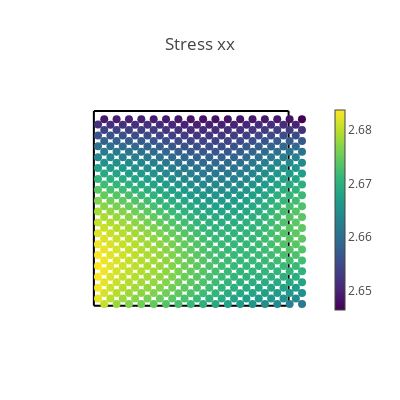
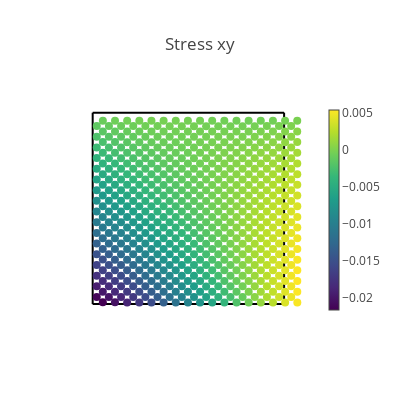
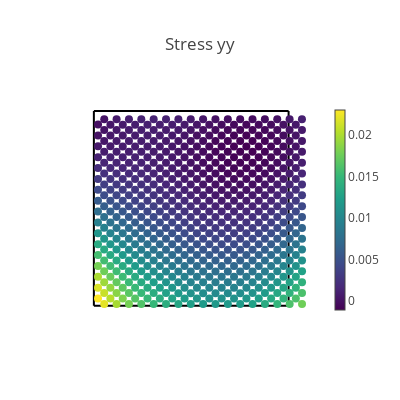
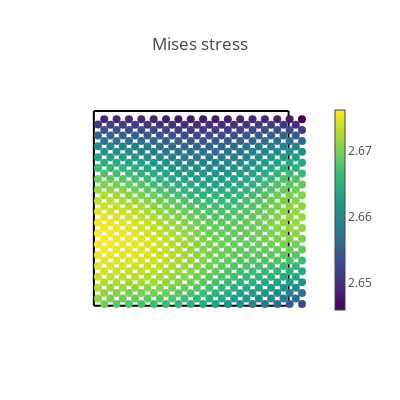

Notebook code cell kept with these figures, in order:
### Markdown cell above
## Visualization of results

### Code cell
# Create a validation domain different from the training domain
val_x, val_y = np.meshgrid(np.linspace(0, 2*L, 50), np.linspace(0, 2*L, 50))
val_domain = np.vstack([val_x.ravel(), val_y.ravel()]).T

mask_right_top = np.tan(alpha)*(-val_domain[:, 0]+(1/np.tan(alpha)*3*L*np.sin(alpha))) >= val_domain[:,1]
mask_left_top = np.tan(alpha)*(val_domain[mask_right_top][:, 0]+(1/np.tan(alpha)*L*np.sin(alpha))) >= val_domain[mask_right_top][:, 1]
mask_right_bottom = np.tan(alpha)*(val_domain[mask_right_top][mask_left_top][:, 0] - (1/np.tan(alpha)*L*np.sin(alpha))) <= val_domain[mask_right_top][mask_left_top][:,1]
mask_left_bottom = np.tan(alpha)*(-val_domain[mask_right_top][mask_left_top][mask_right_bottom][:, 0] + (1/np.tan(alpha)*L*np.sin(alpha))) <= val_domain[mask_right_top][mask_left_top][mask_right_bottom][:,1]
val = torch.tensor(point_rotation(-1/4*np.pi, val_domain[mask_right_top][mask_left_top][mask_right_bottom][mask_left_bottom]), requires_grad=True).double()


# Compute model predictions on the validation domain
disp = net(val)
def_val = val + disp
#def_val = torch_point_rotation(torch.tensor(-beta - 1/4*np.pi), def_val)
stress = torch.vmap(sigma)(val)
rotated_stress= torch.einsum('ij, ...ik, kl -> ...jk', Rot_matrix.T, stress, Rot_matrix)
stress = rotated_stress
mises = torch.sqrt(
    stress[:, 0, 0] ** 2
    + stress[:, 1, 1] ** 2
    - stress[:, 0, 0] * stress[:, 1, 1]
    + 3 * stress[:, 0, 1] ** 2
)
# print([loss.item() for loss in compute_les(val)])

@torch.no_grad()
def make_plot(x, y, variable, title, cmap=sequential.Viridis, size=8.0):
    fig = go.Figure()

    rotated_left_top = torch_point_rotation(torch.tensor(-beta - 1/4*np.pi), left_top)
    rotated_left_bottom = torch_point_rotation(torch.tensor(-beta - 1/4*np.pi), left_bottom)
    rotated_right_top = torch_point_rotation(torch.tensor(-beta - 1/4*np.pi), right_top)
    rotated_right_bottom = torch_point_rotation(torch.tensor(-beta - 1/4*np.pi), right_bottom)


    # Plot boundaries
    m = dict(color="black")
    fig.add_trace(go.Scatter(x=rotated_left_top[:, 0], y=rotated_left_top[:, 1], mode="lines", marker=m))
    fig.add_trace(go.Scatter(x=rotated_left_bottom[:, 0], y=rotated_left_bottom[:, 1], mode="lines", marker=m))
    fig.add_trace(go.Scatter(x=rotated_right_top[:, 0], y=rotated_right_top[:, 1], mode="lines", marker=m))
    fig.add_trace(go.Scatter(x=rotated_right_bottom[:, 0], y=rotated_right_bottom[:, 1], mode="lines", marker=m))

    # Plot variable values
    m = dict(color=variable, colorscale=cmap, size=size, colorbar=dict(thickness=10))
    fig.add_trace(go.Scatter(x=x, y=y, marker=m, mode="markers"))

    # plot settings
    fig.layout.yaxis.scaleanchor = "x"
    fig.update_layout(
        template="none", width=400, height=400, title=title, showlegend=False
    )
    fig.update_xaxes(visible=False)
    fig.update_yaxes(visible=False)
    fig.show()


# Compute data error
s_pred = torch.vmap(sigma)(val)
ds_xx = (MU*(3*LBD+2*MU))/(LBD+MU) * EPS0 - s_pred[:,0, 0]
#print("Young's modulus is ",(MU*(3*LBD+2*MU))/(LBD+MU)) #Young's modulus 
ds_yy = s_pred[:, 1, 1]
ds_xy = s_pred[:, 0, 1]
ds_xx_pct = ((MU*(3*LBD+2*MU))/(LBD+MU) * EPS0 - s_pred[:,0, 0]) / ((MU*(3*LBD+2*MU))/(LBD+MU) * EPS0) 


with torch.autograd.no_grad():
    print("MAX_value for stress_xx error is", torch.max(ds_xx_pct))
    print("MAX_value for stress_yy error is", torch.max(ds_yy))
    print("MAX_value for stress_xy error is", torch.max(ds_xy))
    print("MEAN for stress_xx error is", torch.std_mean(ds_xx_pct))
    print("MEAN for stress_yy error is", torch.std_mean(ds_yy))
    print("MEAN for stress_xy error is", torch.std_mean(ds_xy))
    ds_xx_np = np.abs(ds_xx_pct.numpy())
    ds_yy_np = np.abs(ds_yy.numpy())
    ds_xy_np = np.abs(ds_xy.numpy())
    print("75%-Quantile for stress_xx error is", np.quantile(ds_xx_np, .75))
    print("75%-Quantile for stress_yy error is", np.quantile(ds_yy_np, .75))
    print("75%-Quantile for stress_xy error is", np.quantile(ds_xy_np, .75))


# Plot stresses
make_plot(*def_val.T, stress[:, 0, 0], "Stress xx")
make_plot(*def_val.T, stress[:, 0, 1], "Stress xy")
make_plot(*def_val.T, stress[:, 1, 1], "Stress yy")
make_plot(*def_val.T, mises, "Mises stress")

# Plot displacements
make_plot(*def_val.T, disp[:, 0], "Displacement in x", cmap=sequential.Inferno)
make_plot(*def_val.T, disp[:, 1], "Displacement in y", cmap=sequential.Inferno)

# Plot stress errors
cmap = sequential.RdBu_r
make_plot(*val[:, 0:2].T, ds_xx, "Stress error xx", size=2.0, cmap=cmap)
make_plot(*val[:, 0:2].T, ds_yy, "Stress error yy", size=2.0, cmap=cmap)
make_plot(*val[:, 0:2].T, ds_xy, "Stress error xy", size=2.0, cmap=cmap)
make_plot(*val[:, 0:2].T, ds_xx_pct, "Stress error xx in %", size=2.0, cmap=cmap)

### Figure 1 — Plotly figure (JSON) as saved in the notebook; plotly's stock layout.template omitted (floating-point values rounded to 4 significant figures; data arrays with more than 128 entries replaced by an {"elided": "..."} marker saying what was removed)
{"data": [{"marker": {"color": "black"}, "mode": "lines", "type": "scatter", "x": [0.5, 0.5417, 0.5833, 0.625, 0.6667, 0.7083, 0.75, 0.7917, 0.8333, 0.875, 0.9167, 0.9583, 1, 1.042, 1.083, 1.125, 1.167, 1.208, 1.25, 1.292, 1.333, 1.375, 1.417, 1.458, 1.5], "y": [0.5, 0.5, 0.5, 0.5, 0.5, 0.5, 0.5, 0.5, 0.5, 0.5, 0.5, 0.5, 0.5, 0.5, 0.5, 0.5, 0.5, 0.5, 0.5, 0.5, 0.5, 0.5, 0.5, 0.5, 0.5]}, {"marker": {"color": "black"}, "mode": "lines", "type": "scatter", "x": [0.5, 0.5, 0.5, 0.5, 0.5, 0.5, 0.5, 0.5, 0.5, 0.5, 0.5, 0.5, 0.5, 0.5, 0.5, 0.5, 0.5, 0.5, 0.5, 0.5, 0.5, 0.5, 0.5, 0.5, 0.5], "y": [0.5, 0.4583, 0.4167, 0.375, 0.3333, 0.2917, 0.25, 0.2083, 0.1667, 0.125, 0.08333, 0.04167, 5.551e-17, -0.04167, -0.08333, -0.125, -0.1667, -0.2083, -0.25, -0.2917, -0.3333, -0.375, -0.4167, -0.4583, -0.5]}, {"marker": {"color": "black"}, "mode": "lines", "type": "scatter", "x": [1.5, 1.5, 1.5, 1.5, 1.5, 1.5, 1.5, 1.5, 1.5, 1.5, 1.5, 1.5, 1.5, 1.5, 1.5, 1.5, 1.5, 1.5, 1.5, 1.5, 1.5, 1.5, 1.5, 1.5, 1.5], "y": [0.5, 0.4583, 0.4167, 0.375, 0.3333, 0.2917, 0.25, 0.2083, 0.1667, 0.125, 0.08333, 0.04167, 1.11e-16, -0.04167, -0.08333, -0.125, -0.1667, -0.2083, -0.25, -0.2917, -0.3333, -0.375, -0.4167, -0.4583, -0.5]}, {"marker": {"color": "black"}, "mode": "lines", "type": "scatter", "x": [0.5, 0.5417, 0.5833, 0.625, 0.6667, 0.7083, 0.75, 0.7917, 0.8333, 0.875, 0.9167, 0.9583, 1, 1.042, 1.083, 1.125, 1.167, 1.208, 1.25, 1.292, 1.333, 1.375, 1.417, 1.458, 1.5], "y": [-0.5, -0.5, -0.5, -0.5, -0.5, -0.5, -0.5, -0.5, -0.5, -0.5, -0.5, -0.5, -0.5, -0.5, -0.5, -0.5, -0.5, -0.5, -0.5, -0.5, -0.5, -0.5, -0.5, -0.5, -0.5]}, {"marker": {"color": {"elided": "595 float values"}, "colorbar": {"thickness": 10}, "colorscale": [[0, "#440154"], [0.1111, "#482878"], [0.2222, "#3e4989"], [0.3333, "#31688e"], [0.4444, "#26828e"], [0.5556, "#1f9e89"], [0.6667, "#35b779"], [0.7778, "#6ece58"], [0.8889, "#b5de2b"], [1, "#fde725"]], "size": 8}, "mode": "markers", "type": "scatter", "x": {"elided": "595 float values"}, "y": {"elided": "595 float values"}}], "layout": {"height": 400, "showlegend": false, "title": {"text": "Stress xx"}, "width": 400, "xaxis": {"visible": false}, "yaxis": {"scaleanchor": "x", "visible": false}}}

### Figure 2 — Plotly figure (JSON) as saved in the notebook; plotly's stock layout.template omitted (floating-point values rounded to 4 significant figures; data arrays with more than 128 entries replaced by an {"elided": "..."} marker saying what was removed)
{"data": [{"marker": {"color": "black"}, "mode": "lines", "type": "scatter", "x": [0.5, 0.5417, 0.5833, 0.625, 0.6667, 0.7083, 0.75, 0.7917, 0.8333, 0.875, 0.9167, 0.9583, 1, 1.042, 1.083, 1.125, 1.167, 1.208, 1.25, 1.292, 1.333, 1.375, 1.417, 1.458, 1.5], "y": [0.5, 0.5, 0.5, 0.5, 0.5, 0.5, 0.5, 0.5, 0.5, 0.5, 0.5, 0.5, 0.5, 0.5, 0.5, 0.5, 0.5, 0.5, 0.5, 0.5, 0.5, 0.5, 0.5, 0.5, 0.5]}, {"marker": {"color": "black"}, "mode": "lines", "type": "scatter", "x": [0.5, 0.5, 0.5, 0.5, 0.5, 0.5, 0.5, 0.5, 0.5, 0.5, 0.5, 0.5, 0.5, 0.5, 0.5, 0.5, 0.5, 0.5, 0.5, 0.5, 0.5, 0.5, 0.5, 0.5, 0.5], "y": [0.5, 0.4583, 0.4167, 0.375, 0.3333, 0.2917, 0.25, 0.2083, 0.1667, 0.125, 0.08333, 0.04167, 5.551e-17, -0.04167, -0.08333, -0.125, -0.1667, -0.2083, -0.25, -0.2917, -0.3333, -0.375, -0.4167, -0.4583, -0.5]}, {"marker": {"color": "black"}, "mode": "lines", "type": "scatter", "x": [1.5, 1.5, 1.5, 1.5, 1.5, 1.5, 1.5, 1.5, 1.5, 1.5, 1.5, 1.5, 1.5, 1.5, 1.5, 1.5, 1.5, 1.5, 1.5, 1.5, 1.5, 1.5, 1.5, 1.5, 1.5], "y": [0.5, 0.4583, 0.4167, 0.375, 0.3333, 0.2917, 0.25, 0.2083, 0.1667, 0.125, 0.08333, 0.04167, 1.11e-16, -0.04167, -0.08333, -0.125, -0.1667, -0.2083, -0.25, -0.2917, -0.3333, -0.375, -0.4167, -0.4583, -0.5]}, {"marker": {"color": "black"}, "mode": "lines", "type": "scatter", "x": [0.5, 0.5417, 0.5833, 0.625, 0.6667, 0.7083, 0.75, 0.7917, 0.8333, 0.875, 0.9167, 0.9583, 1, 1.042, 1.083, 1.125, 1.167, 1.208, 1.25, 1.292, 1.333, 1.375, 1.417, 1.458, 1.5], "y": [-0.5, -0.5, -0.5, -0.5, -0.5, -0.5, -0.5, -0.5, -0.5, -0.5, -0.5, -0.5, -0.5, -0.5, -0.5, -0.5, -0.5, -0.5, -0.5, -0.5, -0.5, -0.5, -0.5, -0.5, -0.5]}, {"marker": {"color": {"elided": "595 float values"}, "colorbar": {"thickness": 10}, "colorscale": [[0, "#440154"], [0.1111, "#482878"], [0.2222, "#3e4989"], [0.3333, "#31688e"], [0.4444, "#26828e"], [0.5556, "#1f9e89"], [0.6667, "#35b779"], [0.7778, "#6ece58"], [0.8889, "#b5de2b"], [1, "#fde725"]], "size": 8}, "mode": "markers", "type": "scatter", "x": {"elided": "595 float values"}, "y": {"elided": "595 float values"}}], "layout": {"height": 400, "showlegend": false, "title": {"text": "Stress xy"}, "width": 400, "xaxis": {"visible": false}, "yaxis": {"scaleanchor": "x", "visible": false}}}

### Figure 3 — Plotly figure (JSON) as saved in the notebook; plotly's stock layout.template omitted (floating-point values rounded to 4 significant figures; data arrays with more than 128 entries replaced by an {"elided": "..."} marker saying what was removed)
{"data": [{"marker": {"color": "black"}, "mode": "lines", "type": "scatter", "x": [0.5, 0.5417, 0.5833, 0.625, 0.6667, 0.7083, 0.75, 0.7917, 0.8333, 0.875, 0.9167, 0.9583, 1, 1.042, 1.083, 1.125, 1.167, 1.208, 1.25, 1.292, 1.333, 1.375, 1.417, 1.458, 1.5], "y": [0.5, 0.5, 0.5, 0.5, 0.5, 0.5, 0.5, 0.5, 0.5, 0.5, 0.5, 0.5, 0.5, 0.5, 0.5, 0.5, 0.5, 0.5, 0.5, 0.5, 0.5, 0.5, 0.5, 0.5, 0.5]}, {"marker": {"color": "black"}, "mode": "lines", "type": "scatter", "x": [0.5, 0.5, 0.5, 0.5, 0.5, 0.5, 0.5, 0.5, 0.5, 0.5, 0.5, 0.5, 0.5, 0.5, 0.5, 0.5, 0.5, 0.5, 0.5, 0.5, 0.5, 0.5, 0.5, 0.5, 0.5], "y": [0.5, 0.4583, 0.4167, 0.375, 0.3333, 0.2917, 0.25, 0.2083, 0.1667, 0.125, 0.08333, 0.04167, 5.551e-17, -0.04167, -0.08333, -0.125, -0.1667, -0.2083, -0.25, -0.2917, -0.3333, -0.375, -0.4167, -0.4583, -0.5]}, {"marker": {"color": "black"}, "mode": "lines", "type": "scatter", "x": [1.5, 1.5, 1.5, 1.5, 1.5, 1.5, 1.5, 1.5, 1.5, 1.5, 1.5, 1.5, 1.5, 1.5, 1.5, 1.5, 1.5, 1.5, 1.5, 1.5, 1.5, 1.5, 1.5, 1.5, 1.5], "y": [0.5, 0.4583, 0.4167, 0.375, 0.3333, 0.2917, 0.25, 0.2083, 0.1667, 0.125, 0.08333, 0.04167, 1.11e-16, -0.04167, -0.08333, -0.125, -0.1667, -0.2083, -0.25, -0.2917, -0.3333, -0.375, -0.4167, -0.4583, -0.5]}, {"marker": {"color": "black"}, "mode": "lines", "type": "scatter", "x": [0.5, 0.5417, 0.5833, 0.625, 0.6667, 0.7083, 0.75, 0.7917, 0.8333, 0.875, 0.9167, 0.9583, 1, 1.042, 1.083, 1.125, 1.167, 1.208, 1.25, 1.292, 1.333, 1.375, 1.417, 1.458, 1.5], "y": [-0.5, -0.5, -0.5, -0.5, -0.5, -0.5, -0.5, -0.5, -0.5, -0.5, -0.5, -0.5, -0.5, -0.5, -0.5, -0.5, -0.5, -0.5, -0.5, -0.5, -0.5, -0.5, -0.5, -0.5, -0.5]}, {"marker": {"color": {"elided": "595 float values"}, "colorbar": {"thickness": 10}, "colorscale": [[0, "#440154"], [0.1111, "#482878"], [0.2222, "#3e4989"], [0.3333, "#31688e"], [0.4444, "#26828e"], [0.5556, "#1f9e89"], [0.6667, "#35b779"], [0.7778, "#6ece58"], [0.8889, "#b5de2b"], [1, "#fde725"]], "size": 8}, "mode": "markers", "type": "scatter", "x": {"elided": "595 float values"}, "y": {"elided": "595 float values"}}], "layout": {"height": 400, "showlegend": false, "title": {"text": "Stress yy"}, "width": 400, "xaxis": {"visible": false}, "yaxis": {"scaleanchor": "x", "visible": false}}}

### Figure 4 — Plotly figure (JSON) as saved in the notebook; plotly's stock layout.template omitted (floating-point values rounded to 4 significant figures; data arrays with more than 128 entries replaced by an {"elided": "..."} marker saying what was removed)
{"data": [{"marker": {"color": "black"}, "mode": "lines", "type": "scatter", "x": [0.5, 0.5417, 0.5833, 0.625, 0.6667, 0.7083, 0.75, 0.7917, 0.8333, 0.875, 0.9167, 0.9583, 1, 1.042, 1.083, 1.125, 1.167, 1.208, 1.25, 1.292, 1.333, 1.375, 1.417, 1.458, 1.5], "y": [0.5, 0.5, 0.5, 0.5, 0.5, 0.5, 0.5, 0.5, 0.5, 0.5, 0.5, 0.5, 0.5, 0.5, 0.5, 0.5, 0.5, 0.5, 0.5, 0.5, 0.5, 0.5, 0.5, 0.5, 0.5]}, {"marker": {"color": "black"}, "mode": "lines", "type": "scatter", "x": [0.5, 0.5, 0.5, 0.5, 0.5, 0.5, 0.5, 0.5, 0.5, 0.5, 0.5, 0.5, 0.5, 0.5, 0.5, 0.5, 0.5, 0.5, 0.5, 0.5, 0.5, 0.5, 0.5, 0.5, 0.5], "y": [0.5, 0.4583, 0.4167, 0.375, 0.3333, 0.2917, 0.25, 0.2083, 0.1667, 0.125, 0.08333, 0.04167, 5.551e-17, -0.04167, -0.08333, -0.125, -0.1667, -0.2083, -0.25, -0.2917, -0.3333, -0.375, -0.4167, -0.4583, -0.5]}, {"marker": {"color": "black"}, "mode": "lines", "type": "scatter", "x": [1.5, 1.5, 1.5, 1.5, 1.5, 1.5, 1.5, 1.5, 1.5, 1.5, 1.5, 1.5, 1.5, 1.5, 1.5, 1.5, 1.5, 1.5, 1.5, 1.5, 1.5, 1.5, 1.5, 1.5, 1.5], "y": [0.5, 0.4583, 0.4167, 0.375, 0.3333, 0.2917, 0.25, 0.2083, 0.1667, 0.125, 0.08333, 0.04167, 1.11e-16, -0.04167, -0.08333, -0.125, -0.1667, -0.2083, -0.25, -0.2917, -0.3333, -0.375, -0.4167, -0.4583, -0.5]}, {"marker": {"color": "black"}, "mode": "lines", "type": "scatter", "x": [0.5, 0.5417, 0.5833, 0.625, 0.6667, 0.7083, 0.75, 0.7917, 0.8333, 0.875, 0.9167, 0.9583, 1, 1.042, 1.083, 1.125, 1.167, 1.208, 1.25, 1.292, 1.333, 1.375, 1.417, 1.458, 1.5], "y": [-0.5, -0.5, -0.5, -0.5, -0.5, -0.5, -0.5, -0.5, -0.5, -0.5, -0.5, -0.5, -0.5, -0.5, -0.5, -0.5, -0.5, -0.5, -0.5, -0.5, -0.5, -0.5, -0.5, -0.5, -0.5]}, {"marker": {"color": {"elided": "595 float values"}, "colorbar": {"thickness": 10}, "colorscale": [[0, "#440154"], [0.1111, "#482878"], [0.2222, "#3e4989"], [0.3333, "#31688e"], [0.4444, "#26828e"], [0.5556, "#1f9e89"], [0.6667, "#35b779"], [0.7778, "#6ece58"], [0.8889, "#b5de2b"], [1, "#fde725"]], "size": 8}, "mode": "markers", "type": "scatter", "x": {"elided": "595 float values"}, "y": {"elided": "595 float values"}}], "layout": {"height": 400, "showlegend": false, "title": {"text": "Mises stress"}, "width": 400, "xaxis": {"visible": false}, "yaxis": {"scaleanchor": "x", "visible": false}}}
